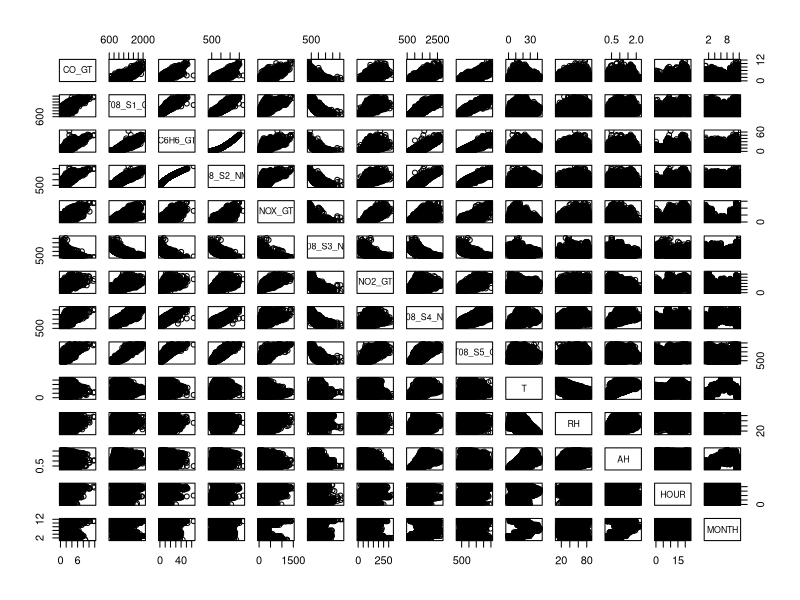
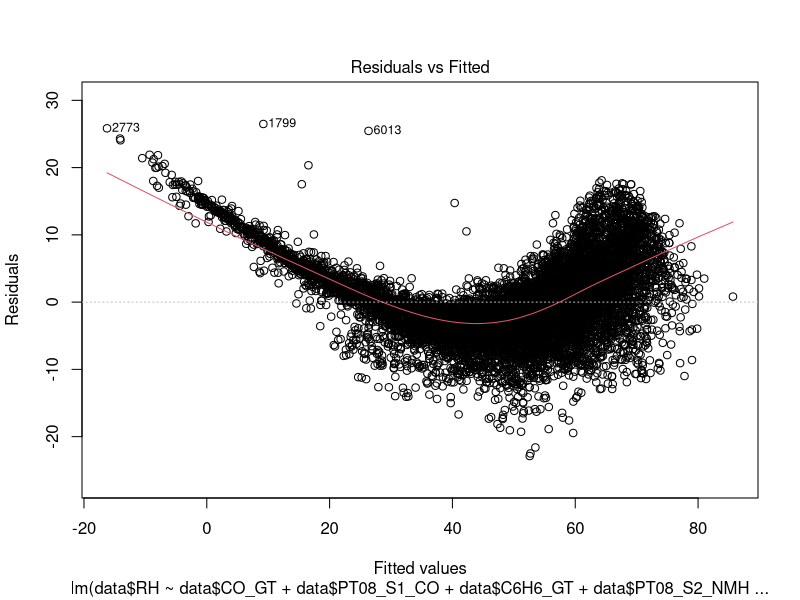
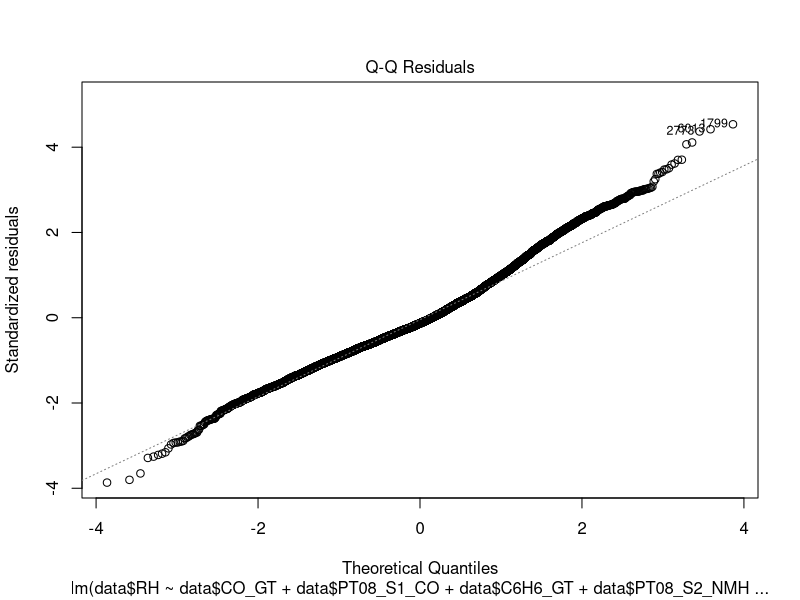
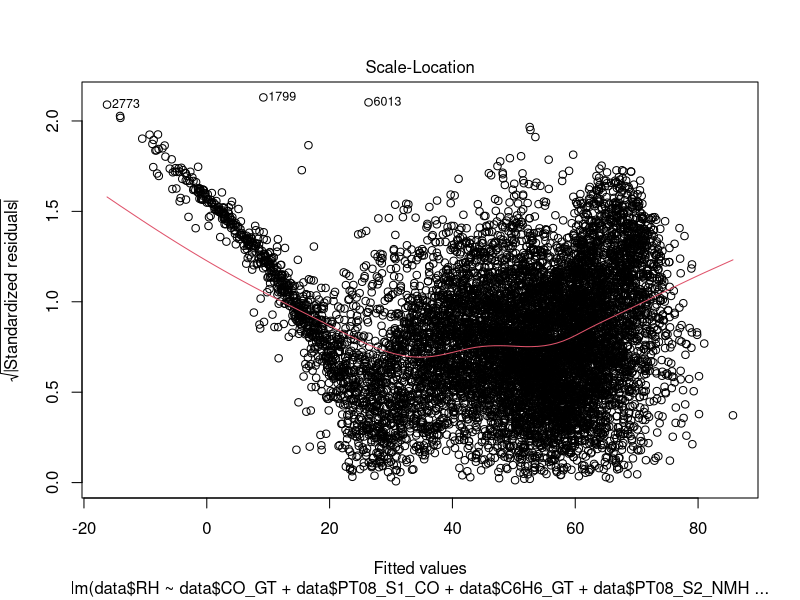
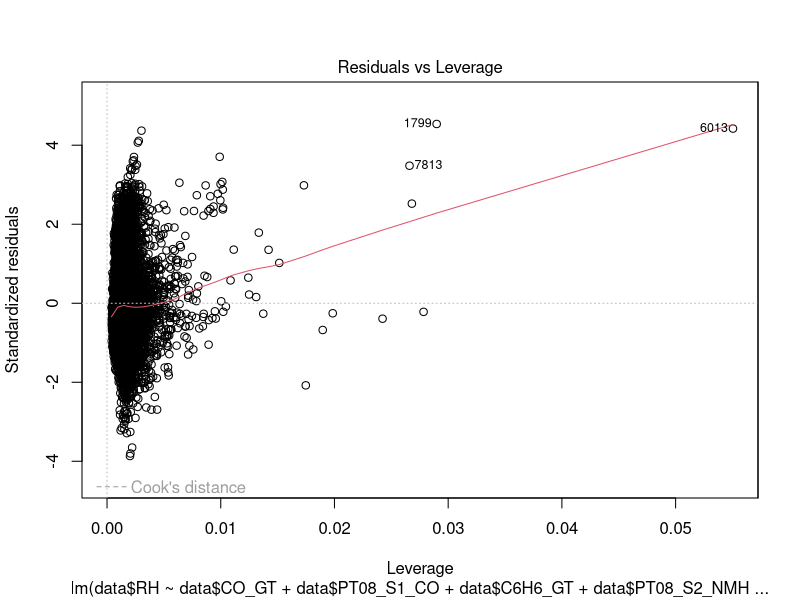
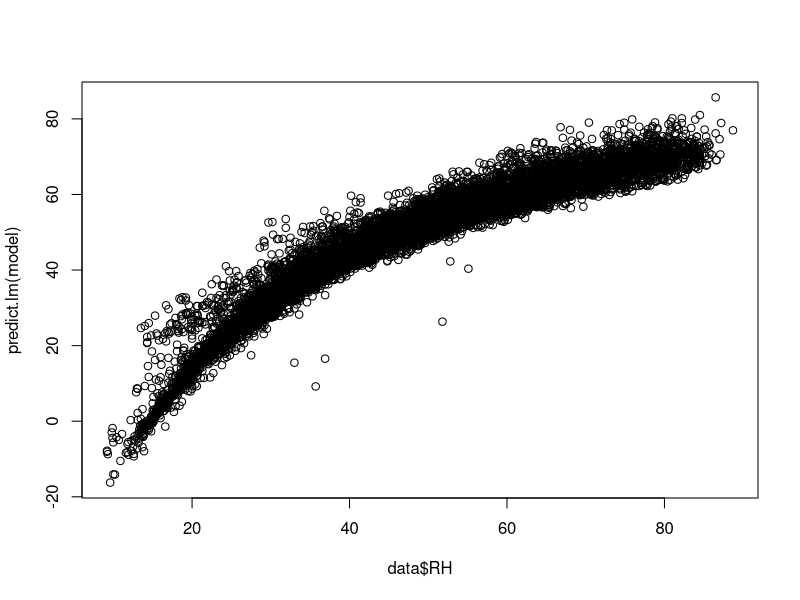

The R script that drew these images, in order:
library(readxl)
library(Metrics)
data <- read_excel("AirQualityUCI_cleaned.xlsx")
View(data)

dim(data)

summary(data)

# making matrix of the important data
pollutiondata <- cbind(data$CO_GT,
                        data$PT08_S1_CO,
                        data$C6H6_GT,
                        data$PT08_S2_NMHC,
                        data$NOX_GT,
                        data$PT08_S3_NOX,
                        data$NO2_GT,
                        data$PT08_S4_NO2,
                        data$PT08_S5_O3,
                        data$T,
                        data$RH,
                        data$AH,
                        data$HOUR,
                        data$MONTH)

View(pollutiondata)

summary(pollutiondata)

cor(data)
pairs(data)
# making a linear model for the prediction of relative humidity
# with all the rest of the data points as the inputs for the model

model <- lm(data$RH ~ data$CO_GT + data$PT08_S1_CO + data$C6H6_GT + data$PT08_S2_NMHC + data$NOX_GT + data$PT08_S3_NOX + data$NO2_GT + data$PT08_S4_NO2 + data$PT08_S5_O3 + data$T + data$AH + data$HOUR + data$MONTH) # nolint: line_length_linter.

summary(model)
plot(model)

anova(model)

predict.lm(model)

plot(data$RH, predict.lm(model))
coef(model)

rmse(predict.lm(model), data$RH)
mape(predict.lm(model), data$RH)

# Similary we can make a non linear model provided we have the data about
# the coefficients and what power and functions
# are to be used in making the model
